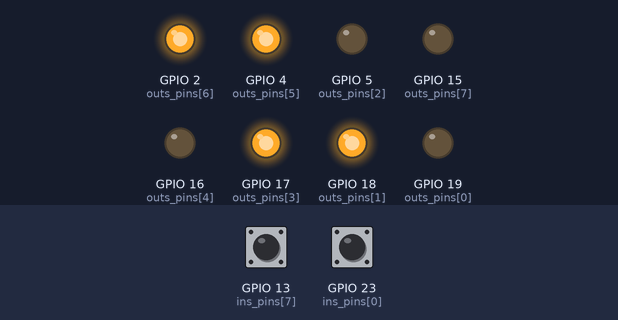
This sketch was run on a simulated ESP32. Parts: output pins drawn as LEDs (lit = HIGH). Dashed ring = blinking. The test bench sets the inputs (shaded band); at power-on: GPIO 23 (ins_pins[0]) HIGH, GPIO 13 (ins_pins[7]) HIGH.

Above: at 1.2 s.
1.3 s: GPIO 23 (ins_pins[0]) pulled LOW for 0.15 s
At 1.9 s:
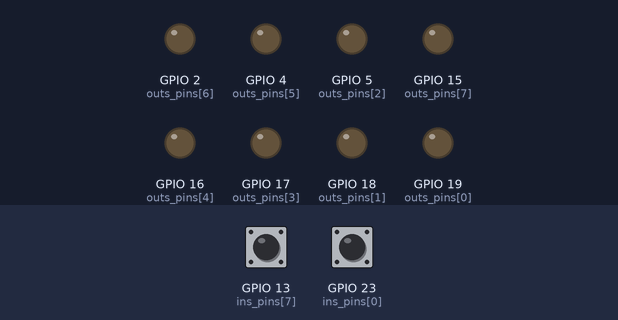
2.9 s: GPIO 13 (ins_pins[7]) pulled LOW for 0.15 s
At 3.7 s:
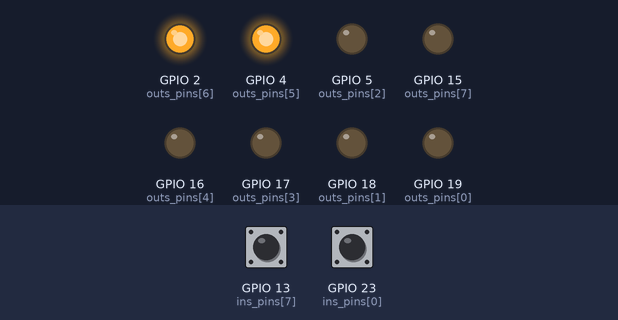
6.0 s: GPIO 23 (ins_pins[0]) pulled LOW for 1 s
At 6.7 s:
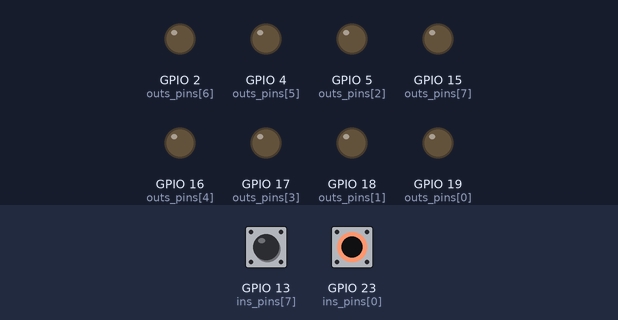
8.5 s: GPIO 13 (ins_pins[7]) pulled LOW for 1 s
At 10.3 s:
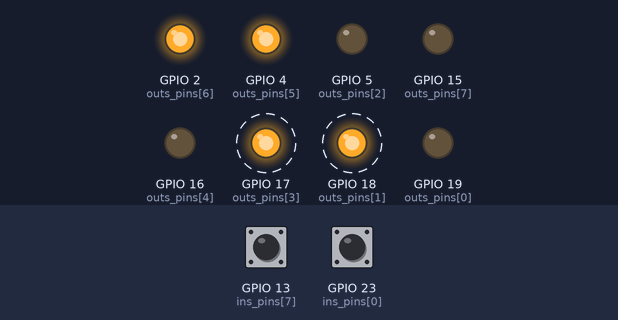
12.5 s: GPIO 23 (ins_pins[0]) pulled LOW for 3.2 s
At 12.8 s:
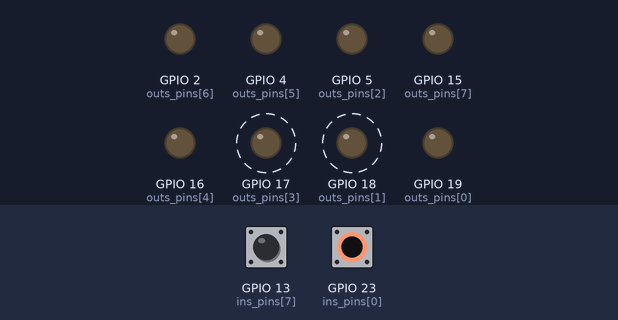
17.2 s: GPIO 13 (ins_pins[7]) pulled LOW for 0.15 s
At 22.6 s:
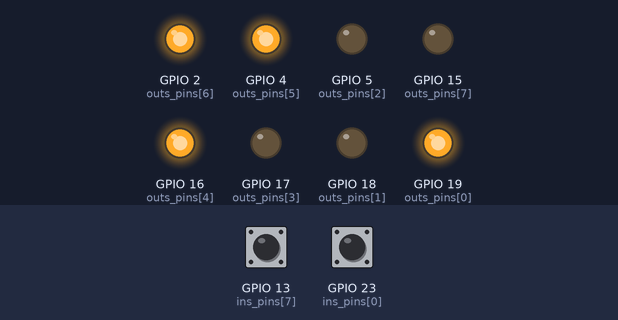
Timing chart, 0 to 31.7 s (numbered marks = the images above; inputs shaded):
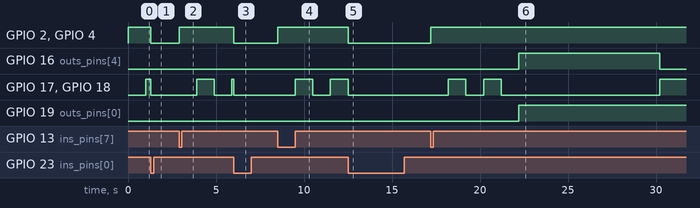

Measured:
- after the input at 1.3 s, GPIO 2 (outs_pins[6]), GPIO 4 (outs_pins[5]): HIGH → LOW at once; GPIO 17 (outs_pins[3]), GPIO 18 (outs_pins[1]): HIGH → LOW after 0.00 s instead of 0.70 s
- after the input at 2.9 s, GPIO 2 (outs_pins[6]), GPIO 4 (outs_pins[5]): LOW → HIGH at once; GPIO 17 (outs_pins[3]), GPIO 18 (outs_pins[1]): LOW → HIGH after 1.0 s, → LOW 1.0 s later, → HIGH 1.0 s later
- after the input at 6.0 s, GPIO 2 (outs_pins[6]), GPIO 4 (outs_pins[5]): HIGH → LOW at once; GPIO 16 (outs_pins[4]), GPIO 19 (outs_pins[0]): stays LOW (without the input it goes to HIGH after 1.9 s); GPIO 17 (outs_pins[3]), GPIO 18 (outs_pins[1]): HIGH → LOW after 0.00 s instead of 0.90 s
- after the input at 8.5 s, GPIO 2 (outs_pins[6]), GPIO 4 (outs_pins[5]): LOW → HIGH at once; GPIO 17 (outs_pins[3]), GPIO 18 (outs_pins[1]): LOW → HIGH after 1.0 s, → LOW 1.0 s later, → HIGH 1.0 s later
- after the input at 12.5 s, GPIO 2 (outs_pins[6]), GPIO 4 (outs_pins[5]): HIGH → LOW at once; GPIO 16 (outs_pins[4]), GPIO 19 (outs_pins[0]): stays LOW (without the input it goes to HIGH after 1.0 s)
- after the input at 17.2 s, GPIO 2 (outs_pins[6]), GPIO 4 (outs_pins[5]): LOW → HIGH at once; GPIO 16 (outs_pins[4]): LOW → HIGH after 5.0 s, → LOW 8.0 s later; GPIO 17 (outs_pins[3]), GPIO 18 (outs_pins[1]): goes HIGH 1.0 s, LOW 1.0 s, HIGH 1.0 s, LOW 9.0 s, then HIGH, starting after 1.0 s; GPIO 19 (outs_pins[0]): LOW → HIGH after 5.0 s

The sketch:

semaforo.ino
```cpp
// #####################################################################
// constantes:
//  t_min: tiempo que durara el estado verde carros y rojo para peatón,
//         en el caso que el peatón solicite cruzar la vía.
//  ins_number: numero de entradas del sistema.
//  outs_number: numero de salidas del sistema.
//  ins_pins: arreglo con los pines del ESP32 asignados como entradas.
//  outs_pins: arreglo con los pines del ESP32 asignados como salidas.
//  rojo_c: arreglo de salidas digitales para obtener la secuencia
//          rojo para carros y verde para peatón.
//  amarillo_c: arreglo de salidas digitales para obtener la secuencia
//              amarillo carros y rojo para peatón.
//  verde_c: arreglo de salidas digitales para obtener la secuencia
//           verde carros y rojo para peatón.
// #####################################################################
const long t_min = 800;
const int ins_number = 8;
const int outs_number = 8;
const int ins_pins[ins_number] = {23,22,21,32,27,14,12,13};
const int outs_pins[outs_number] = {19,18,5,17,16,4,2,15};
const int rojo_c[7] = {HIGH, LOW, LOW, LOW, HIGH, HIGH, HIGH};
const int amarillo_c[7] = {HIGH, HIGH, LOW, HIGH, LOW, HIGH, HIGH};
const int verde_c[7] = {LOW, LOW, HIGH, HIGH, LOW, HIGH, HIGH};

// #####################################################################
// variables para interrupciones:
//  solicitud_peaton: determina el momento en que el peatón solicita
//                    cruzar la vía. Esta interrupción solo es valida
//                    cuando el semáforo se encuentra en el estado
//                    verde carros y rojo peatón.
//  emergencia: determina el momento en que un operario interrumpe el
//  sistema; con el fin de intervenir el semáforo de forma segura.
// #####################################################################
volatile boolean solicitud_peaton = false;
volatile boolean emergencia = false;

// #####################################################################
// funciones para interrupciones:
//  peaton: espera por la solicitud del peatón. En caso de recibir una
//          solicitud, establece como verdadero el estado de la
//          variable solicitud_peaton. Con esta información, el sistema
//          forzara la duración del estado verde carro y rojo peatón al
//          valor establecido en la variable t_min. Esta interrupción
//          solo es valida para el estado verde carros y rojo peatón.
//  interr: espera la entrada del operario a través del botón rojo. De
//          recibirla, se establece como verdadera la variable
//          emergencia. Con esta información, el sistema cambia el
//          estado de los conmutadores de la fuente AC y entra en
//          bloqueo.
//  siga: espera la entrada del operario a través del botón verde. De
//        recibirla, se pondrá fin al estado de emergencia.
// #####################################################################
void peaton() {
  solicitud_peaton = true;
}
void interr() {
  emergencia = true;
}
void siga() {
  emergencia = false;
}

// #####################################################################
// blink: semáforo en estado intermitente
// argumentos:
//  luz_vehiculos: bombillo intermitente para vehículos
//  luz_peaton: bombillo intermitente para peatones
//  t_dur: duración, en milisegundos, del estado intermitente
//  t_par: duración, en milisegundos, de la oscilación
// variables:
//  t11: inicio del ciclo
//  t22: instante en que cambia el estado del bombillo
// #####################################################################
void blink(int luz_vehiculos, int luz_peaton, long t_dur, long t_par) {
  // encender conmutadores
  for (int i = 5; i < outs_number-1; i++) digitalWrite(outs_pins[i], HIGH);
  unsigned long t11 = millis(); // instante de tiempo inicial
  unsigned long t22 = t11;      // inicio del estado
  // repetir hasta un valor de tiempo
  while((millis() - t11 <= t_dur) && (emergencia == false)) {
    if (millis() - t22 >= t_par) {  // verificar duración del estado
      t22 = millis();               // actualizar inicio del estado
      digitalWrite(outs_pins[luz_vehiculos], !digitalRead(outs_pins[luz_vehiculos]));
      digitalWrite(outs_pins[luz_peaton], !digitalRead(outs_pins[luz_peaton]));
    }
  }
}

// #####################################################################
// state_m: función para establecer los estados del semáforo
//  argumentos:
//    t_dur: duración del estado inmediatamente anterior
//    sec: vector con el estado a asignar por cada salida
//    l_sec: longitud del vector sec
//  variables: (globales)
//    outs_pins: vector con los pines de salida
//    t_min: tiempo que durara el estado verde carros y rojo para peatón,
//           en el caso que el peatón solicite cruzar la vía.
//    solicitud_peaton: ver variables de interrupción.
//    emergencia: ver variables de interrupción.
//  variables: (locales)
//    t11: inicio del estado, en milisegundos
// #####################################################################
void state_m(long t_dur, const int sec[], int l_sec) {
  unsigned long t11 = millis();       // instante de tiempo inicial
  while (emergencia == false) {       // sostener el estado
    if (solicitud_peaton  == true) {  // verificar posible interrupción
      t_dur = t_min;            // forzar duración del estado
    }
    if (millis() - t11 >= t_dur) {  // verificar duración del estado
      // establecer secuencia (salidas) del próximo estado
      for (int i = 0; i < l_sec; i++) digitalWrite(outs_pins[i], sec[i]);
      break;  // romper estado, una vez cumplida la duración
    }
  }
}

// #####################################################################
// lights: ciclo principal del semáforo
//  argumentos:
//    t_pv: duración del estado: vía peatones - alto vehículos
//    t_vp: duración del estado: vía vehículos - alto peatones
//    t_inter: duración estados intermedios
// nota: la unidad de tiempo es milisegundos.
// #####################################################################
void lights(long t_pv, long t_vp, long t_inter) {
  // de: estado - rojo carro - para: amarillo intermedio
  state_m(t_pv, amarillo_c, 7);
  // de: amarillo intermedio - para: estado - verde carro
  state_m(t_inter, verde_c, 7);
  // de: estado - verde carro - para: amarillo - intermedio
  // se habilidad la interrupción del peatón, permitiendo solicitar
  // cruzar la vía
  attachInterrupt(digitalPinToInterrupt(ins_pins[7]), peaton, FALLING);
  state_m(t_vp, amarillo_c, 7);
  // se reinicia la interrupción del peatón para evitar errores en
  // un próximo ciclo.
  solicitud_peaton = false;
  // se deshabilita la interrupción del peatón
  detachInterrupt(digitalPinToInterrupt(ins_pins[7]));
  // de: amarillo intermedio - para: estado - rojo carro
  state_m(t_inter, rojo_c, 7);
}

// ########################################################################
// configuración inicial
// ########################################################################
void setup() {
  // establecer pines como entradas con resistencia "pull up"
  for (int i = 0; i < ins_number; i++) pinMode(ins_pins[i], INPUT_PULLUP);
  // estableces pines como salidas
  for (int i = 0; i < outs_number; i++) pinMode(outs_pins[i], OUTPUT);
  // apagar todas las salidas del sistema
  for (int i = 0; i < outs_number; i++) digitalWrite(outs_pins[i], LOW);
}

// #####################################################################
// ciclo principal
// #####################################################################
void loop() {
  // establecer interrupción de emergencia
  attachInterrupt(digitalPinToInterrupt(ins_pins[0]), interr, FALLING);
  // ciclo intermitente con amarillo carro & rojo peatón
  blink(1,3,5000,1000);
  // establecer estado - rojo carro y verde peatón
  for (int i = 0; i<5; i++) digitalWrite(outs_pins[i], rojo_c[i]);
  while (emergencia == false) {
    lights(8000,8000,2000);     // ciclo principal del semáforo
  }
  detachInterrupt(digitalPinToInterrupt(ins_pins[0]));
  attachInterrupt(digitalPinToInterrupt(ins_pins[7]), siga, FALLING);
  while (emergencia == true) {
    // parada de emergencia
    for (int i = 0; i < outs_number; i++) digitalWrite(outs_pins[i], LOW);
  }
}
```
